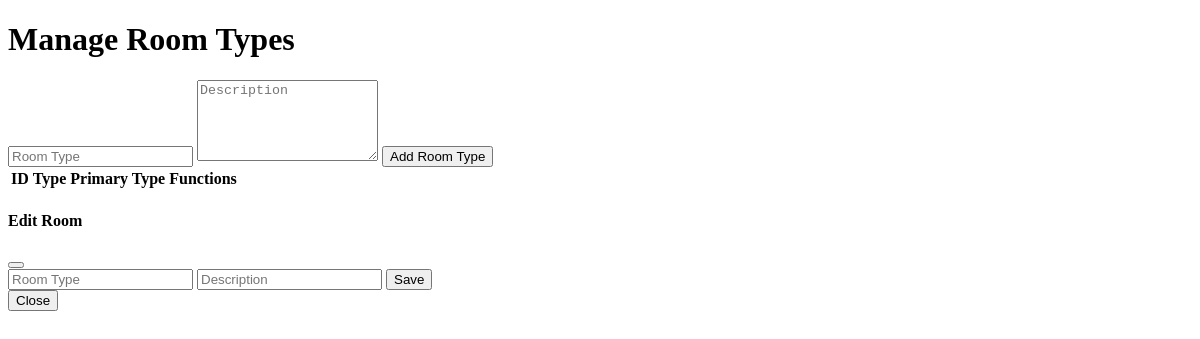
The page /admin/manage_room_types.php on the database as committed earlier.
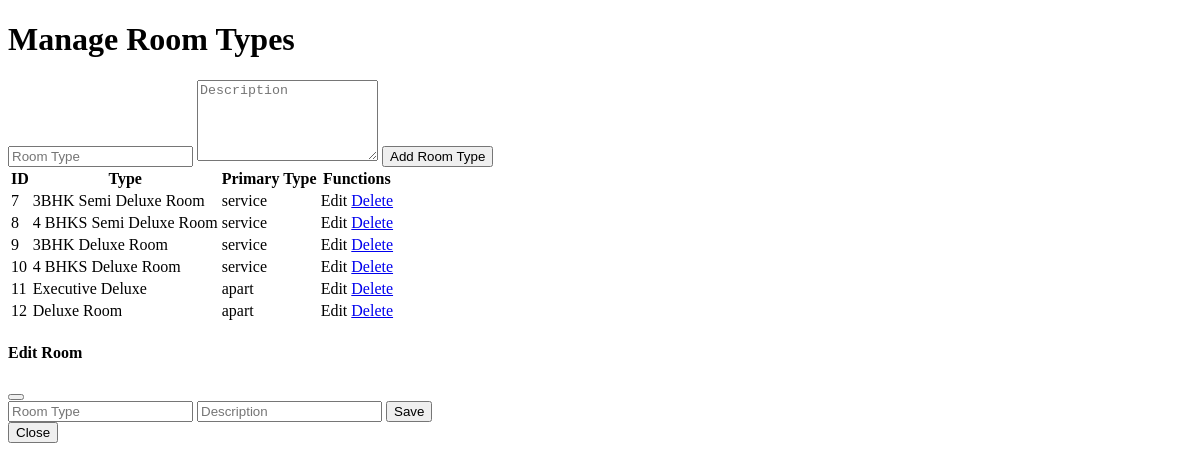
The same page on the database as committed later.
### tables this page shows
CREATE TABLE `room_types` (
  `id` int(11) NOT NULL,
  `type` varchar(50) NOT NULL,
  `primarytype` varchar(255) DEFAULT NULL
);

### admin/manage_room_types.php (the view, shortened to what this page needs)
<?php
require 'config.php';
$result = $conn->query("SELECT * FROM room_types");
?>
<!DOCTYPE html>
<html>
<head>
</head>
<body>
    <h1>Manage Room Types</h1>
    <main>
        <form method="POST" action="manage_room_types.php" class="my-5 w-50">
            <input type="text" name="type" placeholder="Room Type" class="form-control d-inline w-75 m-2" required>
            <textarea name="description" placeholder="Description" class="form-control w-75 m-2" rows="5"
                required></textarea>
            <button type="submit" class="btn btn-primary m-2">Add Room Type</button>
        </form>
        <table class="table my-4 ">
            <tr class="table-dark">
                <th>ID</th>
                <th>Type</th>
                <th>Primary Type</th>
                <th>Functions</th>
            </tr>
            <?php while ($row = $result->fetch_assoc()) { ?>
            <tr>
                <td>
                    <?php echo $row['id']; ?>
                </td>
                <td>
                    <?php echo $row['type']; ?>
                </td>
                <td>
                    <?php echo $row['primarytype']; ?>
                </td>
                <td>
                    <a class="btn btn-primary edit-room_type" data-bs-toggle="modal" data-bs-target="#myModal2"
                        data-room-type="<?php echo $row['type']; ?>" data-bs-id="<?php echo $row['id']; ?>"
                        data-room-description="<?php echo $row['primarytype']; ?>">Edit
                    </a>
                    <a class="btn btn-danger" href="delete.php?delete=room_type&id=<?php echo $row['id']; ?>">Delete</a>
                </td>
            </tr>
            <?php } ?>
        </table>
        <div class="modal" id="myModal2">
            <div class="modal-dialog">
                <div class="modal-content">
                    <div class="modal-header">
                        <h4 class="modal-title">Edit Room</h4>
                        <button type="button" class="btn-close" data-bs-dismiss="modal"></button>
                    </div>
                    <div class="modal-body">
                        <form id="editRoomTypeModal" method="POST" action="manage_room_types.php"
                            enctype="multipart/form-data">
                            <input type="text" name="type" placeholder="Room Type"
                                class="form-control d-inline w-75 m-2" required>
                            <input name="description" placeholder="Description" class="form-control w-75 m-2"
                                rows="5" required>
                            <button type="submit" class="btn btn-primary">Save</button>
                        </form>
                    </div>
                    <div class="modal-footer">
                        <button type="button" class="btn btn-danger" data-bs-dismiss="modal">Close</button>
                    </div>
                </div>
            </div>
        </div>
    </main>
</body>
</html>

Rows that differ between the two databases and show on the page:
added room_types: id "7", type "3BHK Semi Deluxe Room", primarytype "service"
added room_types: id "8", type "4 BHKS Semi Deluxe Room", primarytype "service"
added room_types: id "9", type "3BHK Deluxe Room", primarytype "service"
added room_types: id "10", type "4 BHKS Deluxe Room", primarytype "service"
added room_types: id "11", type "Executive Deluxe", primarytype "apart"
added room_types: id "12", type "Deluxe Room", primarytype "apart"
